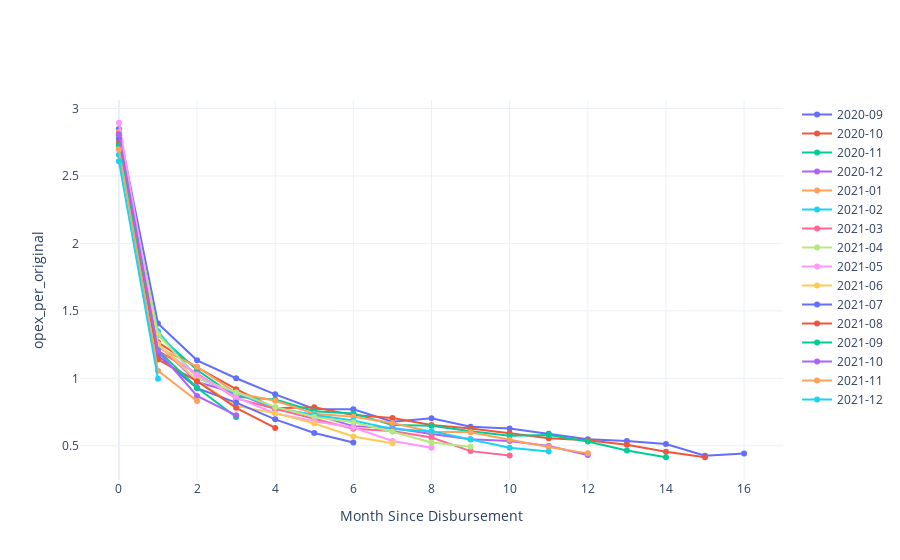

Notebook code for this chart:
### Code cell
# visualize cohorts for a given feature
m.plot_cohorts('opex_per_original')

### Figure 1 — Plotly figure (JSON) as saved in the notebook; plotly's stock layout.template omitted (floating-point values rounded to 4 significant figures)
{"data": [{"name": "2020-09", "type": "scatter", "x": [0, 1, 2, 3, 4, 5, 6, 7, 8, 9, 10, 11, 12, 13, 14, 15, 16], "y": [2.847, 1.407, 1.133, 1.001, 0.8815, 0.7724, 0.7709, 0.678, 0.7034, 0.641, 0.6287, 0.5892, 0.5487, 0.5359, 0.5136, 0.4257, 0.4438]}, {"name": "2020-10", "type": "scatter", "x": [0, 1, 2, 3, 4, 5, 6, 7, 8, 9, 10, 11, 12, 13, 14, 15], "y": [2.8, 1.267, 1.08, 0.9193, 0.779, 0.785, 0.7273, 0.7058, 0.6541, 0.6275, 0.5922, 0.5564, 0.5417, 0.5072, 0.4562, 0.4151]}, {"name": "2020-11", "type": "scatter", "x": [0, 1, 2, 3, 4, 5, 6, 7, 8, 9, 10, 11, 12, 13, 14], "y": [2.76, 1.322, 1.062, 0.8635, 0.8423, 0.7558, 0.74, 0.6546, 0.6484, 0.6078, 0.5743, 0.5793, 0.5311, 0.4651, 0.4152]}, {"name": "2020-12", "type": "scatter", "x": [0, 1, 2, 3, 4, 5, 6, 7, 8, 9, 10, 11, 12], "y": [2.822, 1.252, 0.9723, 0.8908, 0.7728, 0.731, 0.6457, 0.6315, 0.5868, 0.5494, 0.5353, 0.4991, 0.4311]}, {"name": "2021-01", "type": "scatter", "x": [0, 1, 2, 3, 4, 5, 6, 7, 8, 9, 10, 11, 12], "y": [2.827, 1.229, 1.085, 0.8909, 0.8334, 0.7378, 0.7156, 0.6682, 0.6037, 0.5995, 0.5451, 0.491, 0.4438]}, {"name": "2021-02", "type": "scatter", "x": [0, 1, 2, 3, 4, 5, 6, 7, 8, 9, 10, 11], "y": [2.656, 1.349, 1.003, 0.8947, 0.7816, 0.7274, 0.6873, 0.6237, 0.6071, 0.5471, 0.4852, 0.4583]}, {"name": "2021-03", "type": "scatter", "x": [0, 1, 2, 3, 4, 5, 6, 7, 8, 9, 10], "y": [2.813, 1.204, 1.035, 0.8514, 0.7747, 0.7034, 0.6265, 0.6102, 0.5619, 0.4605, 0.4272]}, {"name": "2021-04", "type": "scatter", "x": [0, 1, 2, 3, 4, 5, 6, 7, 8, 9], "y": [2.797, 1.327, 1.005, 0.8943, 0.7881, 0.7127, 0.6743, 0.604, 0.5251, 0.4922]}, {"name": "2021-05", "type": "scatter", "x": [0, 1, 2, 3, 4, 5, 6, 7, 8], "y": [2.894, 1.237, 1.027, 0.8581, 0.7398, 0.6816, 0.6356, 0.5355, 0.4863]}, {"name": "2021-06", "type": "scatter", "x": [0, 1, 2, 3, 4, 5, 6, 7], "y": [2.747, 1.257, 0.9821, 0.7959, 0.7419, 0.6647, 0.5689, 0.5184]}, {"name": "2021-07", "type": "scatter", "x": [0, 1, 2, 3, 4, 5, 6], "y": [2.777, 1.168, 0.9274, 0.8202, 0.696, 0.5946, 0.5246]}, {"name": "2021-08", "type": "scatter", "x": [0, 1, 2, 3, 4], "y": [2.744, 1.139, 0.979, 0.7815, 0.6321]}, {"name": "2021-09", "type": "scatter", "x": [0, 1, 2, 3], "y": [2.727, 1.208, 0.9306, 0.7132]}, {"name": "2021-10", "type": "scatter", "x": [0, 1, 2, 3], "y": [2.808, 1.201, 0.8693, 0.7261]}, {"name": "2021-11", "type": "scatter", "x": [0, 1, 2], "y": [2.698, 1.056, 0.8321]}, {"name": "2021-12", "type": "scatter", "x": [0, 1], "y": [2.61, 0.9968]}], "layout": {"xaxis": {"title": {"text": "Month Since Disbursement"}}, "yaxis": {"title": {"text": "opex_per_original"}}}}
